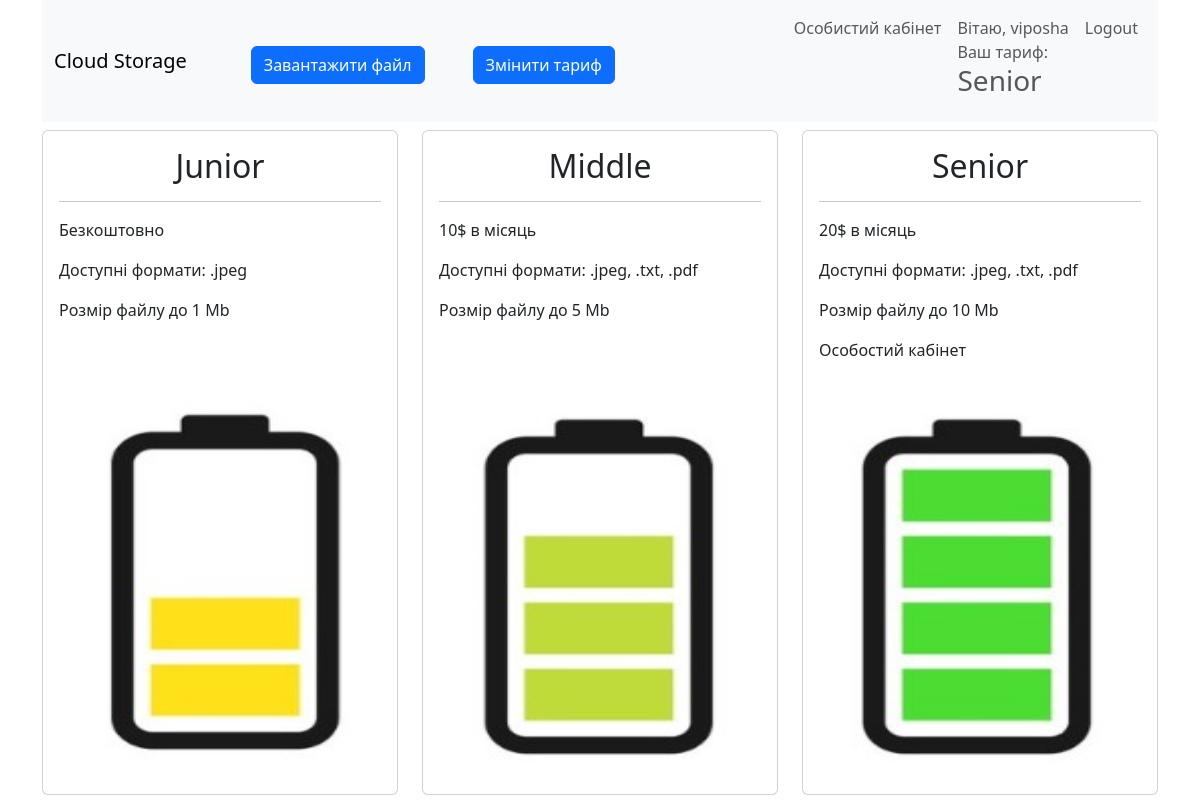
The app's page / (signed in) with its own data.
### upload/models.py (models this page shows, shortened)
class Profile(models.Model):
	user = models.OneToOneField(User, on_delete=models.CASCADE)
	rank = models.CharField(max_length=10, choices=RANKS, default='Junior')

class News(models.Model):
	title = models.CharField(max_length=100, primary_key=True)
	content = models.TextField()
	photo = models.ImageField(upload_to='photos/%Y/%m/%d/', blank=True)
	class Meta:
		verbose_name = 'Новина'
		verbose_name_plural = 'Новини'

### upload/views.py (the view)
# urls.py: path('', ViewNews.as_view(), name='home'),
class ViewNews(ListView):
	model = News
	template_name = 'upload/news_list.html'
	context_object_name = 'news'
	def get_context_data(self, *, object_list=None, **kwargs):
		context = super().get_context_data(**kwargs)
		context['title'] = 'Головна'
		return context
	def get_queryset(self):
		return News.objects.all()

### upload/templates/upload/news_list.html (shortened to what this page needs)
{% extends 'base.html' %}
{% load static %}
{% block content %}
<div class="row">
    {% for item in news %}
        <div class="col-sm-4 mt-sm-2">
            <div class="card">
                <div class="card-body" >
                    <div class="media">
                        <h2 class="card-title" align="center">{{ item.title }}</h2> <hr>
                        <div class="media-body">
                            <p class="card-text" >{{ item.content|safe }}</p>
                        </div>
                        <img class="card-img-top" src="{{ item.photo.url }}"  width="" height="400">
                    </div>
                </div>
            </div>
        </div>
    {% endfor %}
</div>
{% endblock %}

### templates/base.html (shortened to what this page needs)
<!DOCTYPE html>
<html lang="en">
<head>
    <link href="https://cdn.jsdelivr.net/npm/bootstrap@5.3.0-alpha3/dist/css/bootstrap.min.css" rel="stylesheet"
>
</head>
<body>
    <div class="container">
        <nav class="navbar navbar-expand-lg bg-body-tertiary">
            <div class="container-fluid">
                <a class="navbar-brand" href="{% url 'home' %}">Cloud Storage</a>
                {% if request.user.is_authenticated %}
                    <div class="d-grid gap-2 ms-5">
                        <a href="{% url 'upload' %}"><button class="btn btn-primary mt-sm-2" type="button">Завантажити файл</button></a>
                    </div>
                {% endif %}
                {% if request.user.is_authenticated %}
                    <div class="d-grid gap-2 ms-5">
                        <a href="{% url 'change_rank' %}"><button class="btn btn-primary mt-sm-2" type="button">Змінити тариф</button></a>
                    </div>
                {% endif %}
            <div class="collapse navbar-collapse" id="navbarNavAltMarkup">
            <div class="navbar-nav ms-auto">
                {% if user.profile.rank == 'Senior' %}
                    <a class="nav-link" href="{% url 'account' %}">Особистий кабінет</a>
                {% endif %}
                {% if request.user.is_authenticated %}
                    <div class="nav-link">Вітаю, {{user.username}} <br> Ваш тариф:<h3>{{user.profile.rank}}</h3></div>
                    <a class="nav-link"  href="{% url 'logout' %}">Logout</a>
                {% else %}
                    <a class="nav-link" href="{% url 'login' %}">Увійти</a>
                    <a class="nav-link" href="{% url 'register' %}">Реєстрація</a>
                {% endif %}
                </div>
                </div>
            </div>
        </nav>
        {% block content %}
        {% endblock %}
    </div>
</body>
</html>

### records on screen
News: title "Junior", content "Безкоштовно Доступні формати: .jpeg Розмір файлу до 1 Mb", photo (picture)
News: title "Middle", content "10$ в місяць Доступні формати: .jpeg, .txt, .pdf Розмір файлу до 5 Mb", photo (picture)
News: title "Senior", content "20$ в місяць Доступні формати: .jpeg, .txt, .pdf Розмір файлу до 10 Mb Особостий кабінет", photo (picture)

### other values on screen
{{ user.username }} "viposha"
{{ user.profile.rank }} "Senior"
